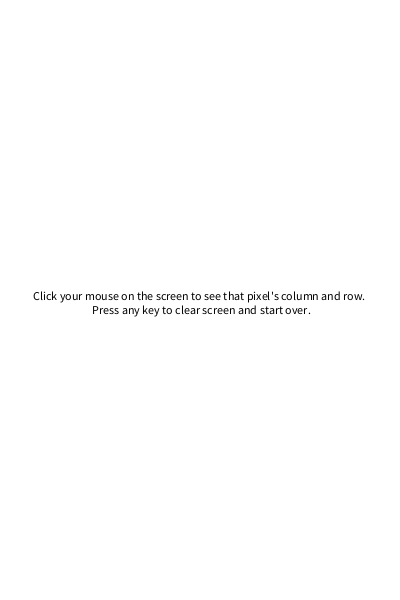
Frame 1 (no input)
Frame 60 (the mouse pressed at the canvas centre just before this capture): identical to frame 1, image omitted
Frame 120 (the mouse held since frame 60 and released just before this capture): identical to frame 1, image omitted

The Processing sketch that drew this single still picture (run headless with seeded random() and noise(); from frame 60 on, the mouse is pressed at the canvas centre):

// Processing sketch: processing_98677
// ── processing_98677.pde

void setup()
{
  size(400, 600);
  background(255, 255, 255);
  smooth();
  frameRate(60);

  fill(0, 0, 0);
  textAlign(CENTER);
  text("Click your mouse on the screen to see that pixel's column and row. \n Press any key to clear screen and start over.",  width/2, height/2);
}

void draw()
{
  
}

void mousePressed()
{
  text(mouseX + "," + mouseY, mouseX, mouseY-5);
  stroke(255, 0, 0);
  strokeWeight(3);
  point(mouseX, mouseY);

}

void keyPressed()
{
  background(255, 255, 255);
}
